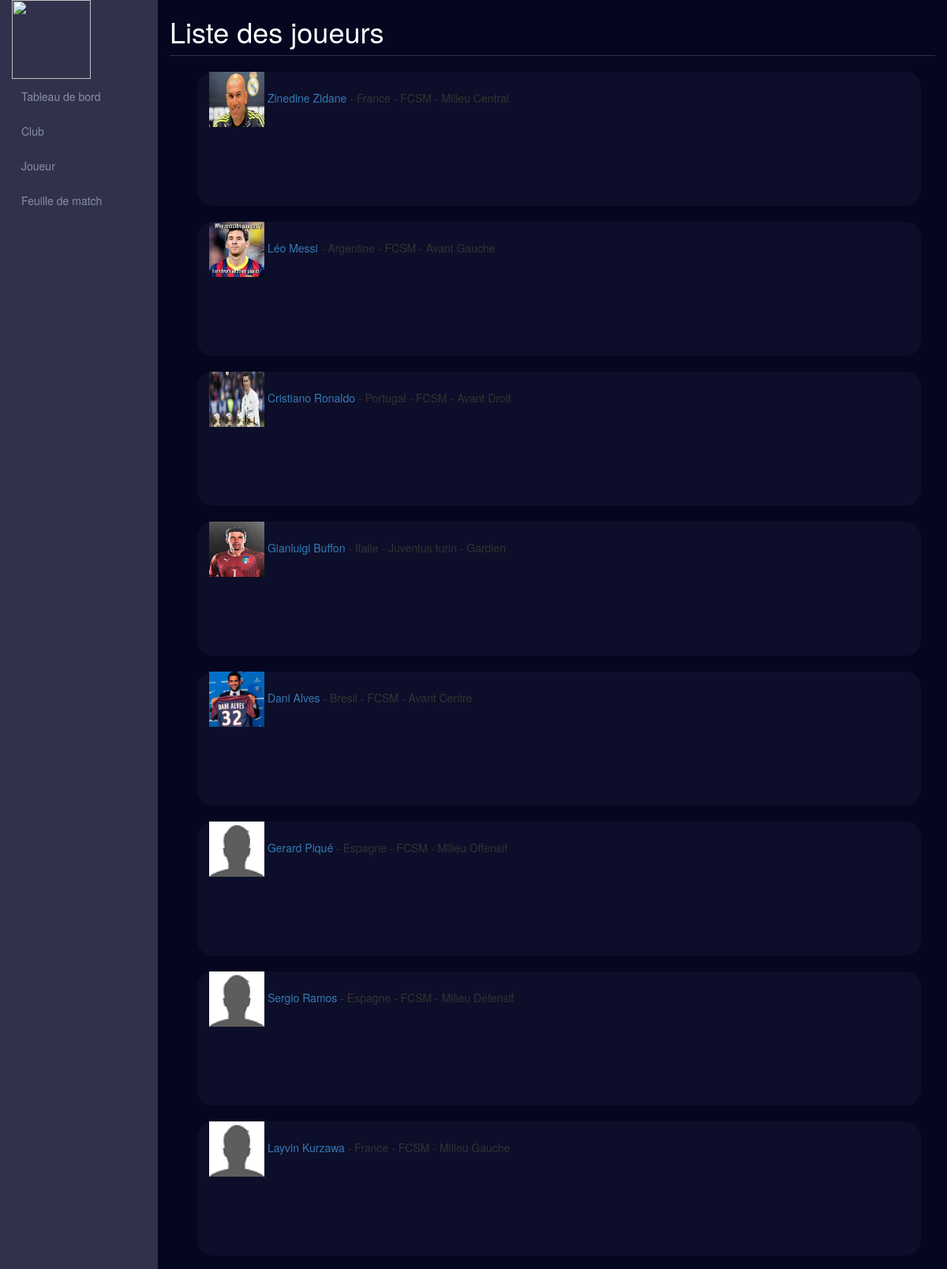
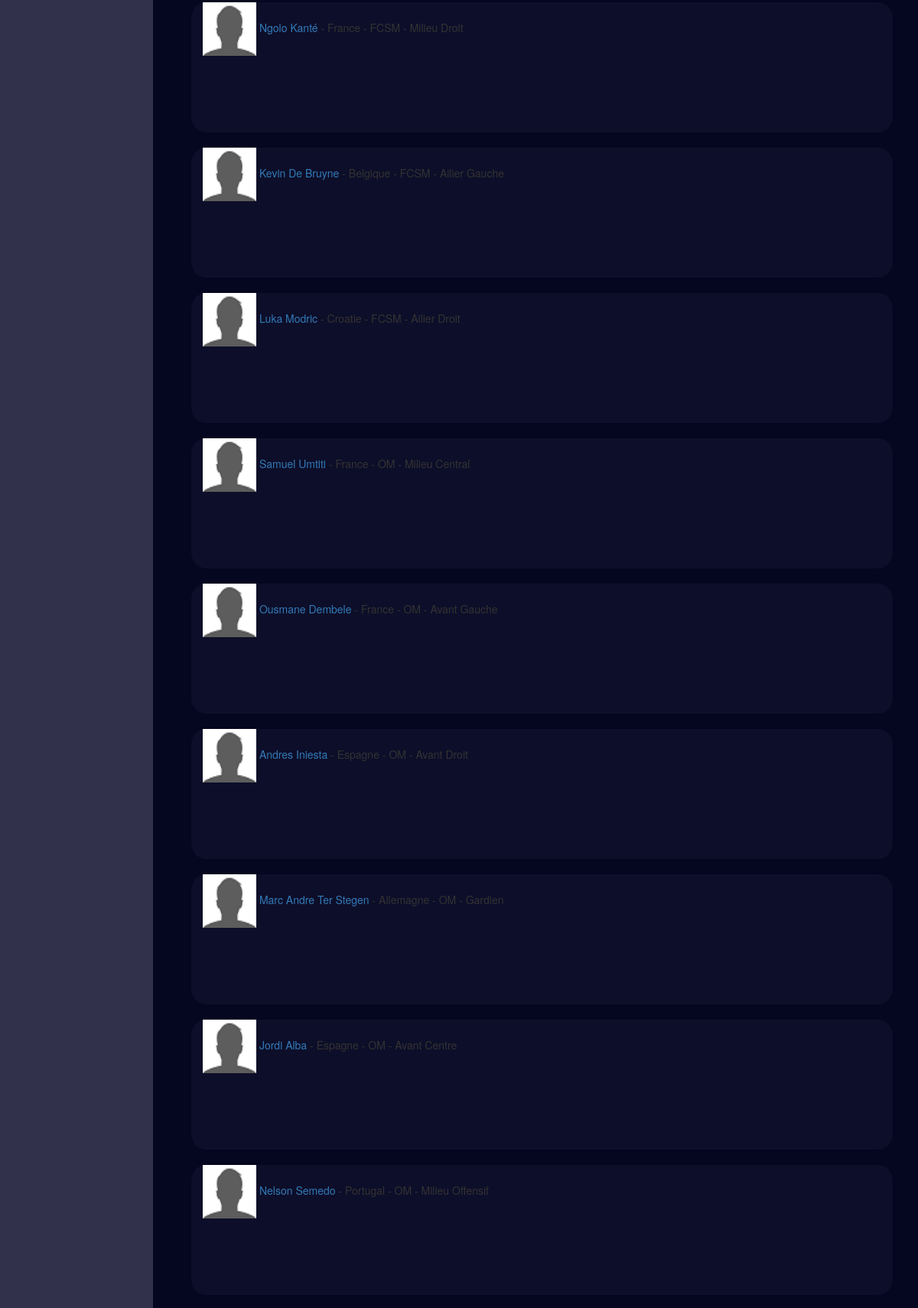
The page /pages/listeJoueur.php (upper part) on the database its author committed (2 pictures, top to bottom).
### tables this page shows
CREATE TABLE `positions` (
  `PositionID` smallint(2) UNSIGNED NOT NULL,
  `PositionName` char(50) DEFAULT NULL
);

CREATE TABLE `players` (
  `PlayerID` int(20) UNSIGNED NOT NULL,
  `PlayerFirstName` char(50) NOT NULL,
  `PlayerFamilyName` char(50) NOT NULL,
  `PlayerWeight` smallint(3) UNSIGNED DEFAULT NULL,
  `PlayerHeight` smallint(3) UNSIGNED DEFAULT NULL,
  `PlayerFoot` char(10) DEFAULT NULL,
  `PlayerComment` char(255) DEFAULT NULL,
  `PlayerVideoFilePath` char(255) DEFAULT NULL,
  `PlayerNote` smallint(2) UNSIGNED DEFAULT NULL,
  `ClubID` smallint(3) UNSIGNED DEFAULT NULL,
  `PositionID1` smallint(2) UNSIGNED DEFAULT NULL,
  `PlayerImageFilePath` char(255) DEFAULT NULL,
  `NationID` smallint(3) UNSIGNED DEFAULT NULL,
  `PositionID2` smallint(2) UNSIGNED DEFAULT NULL,
  `PositionID3` smallint(2) UNSIGNED DEFAULT NULL,
  `PlayerNoteID` smallint(2) UNSIGNED DEFAULT NULL
);

CREATE TABLE `nations` (
  `NationID` smallint(4) UNSIGNED NOT NULL,
  `NationName` char(50) DEFAULT NULL
);

CREATE TABLE `clubs` (
  `ClubID` smallint(3) UNSIGNED NOT NULL,
  `ClubName` char(50) DEFAULT NULL,
  `ClubVille` char(50) DEFAULT NULL,
  `ClubAdress` char(100) DEFAULT NULL,
  `ChampionshipID` smallint(3) UNSIGNED DEFAULT NULL
);

### pages/listeJoueur.php (the view, shortened to what this page needs)
<?php
$con = mysqli_connect('localhost','root','','fcsochaux');
$req = "SELECT PlayerFirstName,PlayerFamilyName,PlayerImageFilePath, NationID, ClubID, PositionID1, playerID
        FROM players
        WHERE 0=0";
$result = mysqli_query($con,$req);
?>
<!DOCTYPE html>
<html lang="fr">
<head>
    <link href="../css/bootstrap.min.css" type="text/css" rel="stylesheet" />
    <link href="../css/feuilleDeMatch.css" type="text/css" rel="stylesheet" />
    <link href="../css/rechercheJoueur.css" type="text/css" rel="stylesheet" />
</head>
<body>
<div class="navigation col-lg-2">
</div>
<div class="feuilleDeMatch col-lg-10">
    <div class="barreTitre">
        <h1>Liste des joueurs </h1>
    </div>
    <div class="starter-template">
        <div class="row">
            <?php
                    while($row = mysqli_fetch_array($result)) { ?>
            <div class="colone col-sm-11">
                <?php
                    $reqNation = "SELECT NationName FROM nations WHERE NationID=".$row[3];
                    $reqClub = "SELECT ClubName FROM clubs WHERE ClubID=".$row[4];
                    $reqPosition = "SELECT PositionName FROM positions WHERE positionID=".$row[5];
                    $resultNation = mysqli_query($con,$reqNation);
                    $resultClub = mysqli_query($con,$reqClub);
                    $resultPosition = mysqli_query($con,$reqPosition);
                    while($rowNation = mysqli_fetch_array($resultNation)) {
                        while($rowClub = mysqli_fetch_array($resultClub)) {
                            while ($rowPosition = mysqli_fetch_array($resultPosition)) {
                                ?>
                                <div class="listeJoueur" style="margin-bottom: 100px">
                                    <img src="../images/<?php echo $row[2]; ?> " width="70" height="70"/>
                                    <?php echo '<a href="pageJoueur.php?IDJoueur='.$row[6].'"> '.$row[0].' '." ".' '.$row[1].'</a>'; ?>
                                    <?php echo " - ", $rowNation[0], " - ", $rowClub[0], " - ", $rowPosition[0]; ?>
                                </div>
                            <?php
                            }
                        }
                     }
                     ?>
            </div>
            <?php } ?>
        </div>
    </div>
</div>
</body>
</html>

### css/feuilleDeMatch.css (style rules this page uses)
html , body { margin: 0; height: 100%; background-color: #05061F; }
.navigation { background-color: #31314C; height: 100%; }
.barreTitre { border-bottom-style: solid; border-bottom-color: #31314C; border-bottom-width: 1px; }
h1, h2 { color: white; }
.feuilleDeMatch { height: 100%; }
.colone { background-color: #0D0E29; margin-top: 20px; margin-left: 50px; border-radius: 20px; }

### rows shown on the page
players: PlayerFirstName "Zinedine", PlayerFamilyName "Zidane"
nations: NationName "France"
clubs: ClubName "FCSM"
positions: players.PlayerImageFilePath (picture), PositionName "Milieu Central"
players: PlayerFirstName "Léo", PlayerFamilyName "Messi"
nations: NationName "Argentine"
positions: players.PlayerImageFilePath (picture), PositionName "Avant Gauche"
players: PlayerFirstName "Cristiano", PlayerFamilyName "Ronaldo"
nations: NationName "Portugal"
positions: players.PlayerImageFilePath (picture), PositionName "Avant Droit"
players: PlayerFirstName "Gianluigi", PlayerFamilyName "Buffon"
nations: NationName "Italie"
clubs: ClubName "Juventus turin"
positions: players.PlayerImageFilePath (picture), PositionName "Gardien"
players: PlayerFirstName "Dani", PlayerFamilyName "Alves"
nations: NationName "Bresil"
positions: players.PlayerImageFilePath (picture), PositionName "Avant Centre"
players: PlayerFirstName "Gerard", PlayerFamilyName "Piqué"
nations: NationName "Espagne"
positions: players.PlayerImageFilePath (picture), PositionName "Milieu Offensif"
players: PlayerFirstName "Sergio", PlayerFamilyName "Ramos"
positions: players.PlayerImageFilePath (picture), PositionName "Milieu Défensif"
players: PlayerFirstName "Layvin", PlayerFamilyName "Kurzawa"
positions: players.PlayerImageFilePath (picture), PositionName "Milieu Gauche"
players: PlayerFirstName "Ngolo", PlayerFamilyName "Kanté"
positions: players.PlayerImageFilePath (picture), PositionName "Milieu Droit"
players: PlayerFirstName "Kevin", PlayerFamilyName "De Bruyne"
nations: NationName "Belgique"
positions: players.PlayerImageFilePath (picture), PositionName "Ailier Gauche"
players: PlayerFirstName "Luka", PlayerFamilyName "Modric"
nations: NationName "Croatie"
positions: players.PlayerImageFilePath (picture), PositionName "Ailier Droit"
players: PlayerFirstName "Samuel", PlayerFamilyName "Umtiti"
clubs: ClubName "OM"
players: PlayerFirstName "Ousmane", PlayerFamilyName "Dembele"
players: PlayerFirstName "Andres", PlayerFamilyName "Iniesta"
players: PlayerFirstName "Marc Andre", PlayerFamilyName "Ter Stegen"
nations: NationName "Allemagne"
players: PlayerFirstName "Jordi", PlayerFamilyName "Alba"
players: PlayerFirstName "Nelson", PlayerFamilyName "Semedo"
